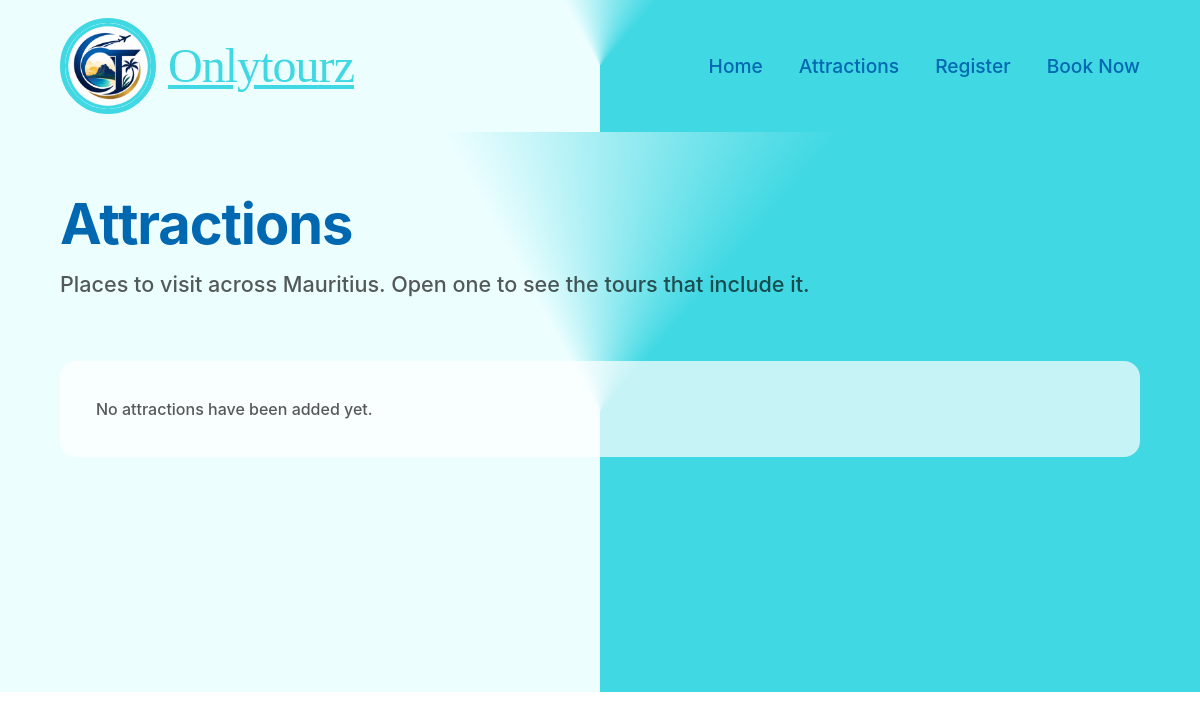
Before: /attractions/ with the older database file.
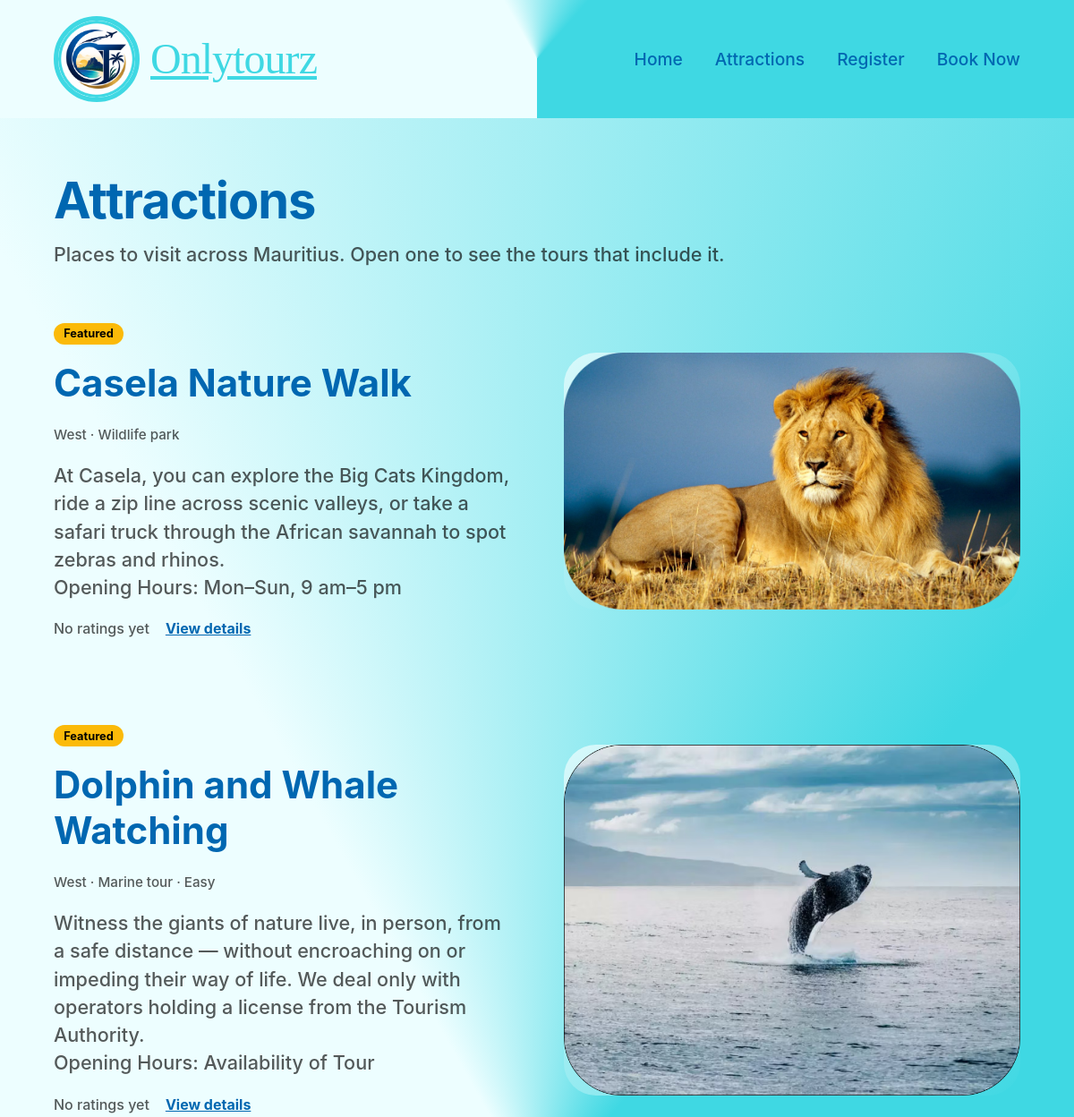
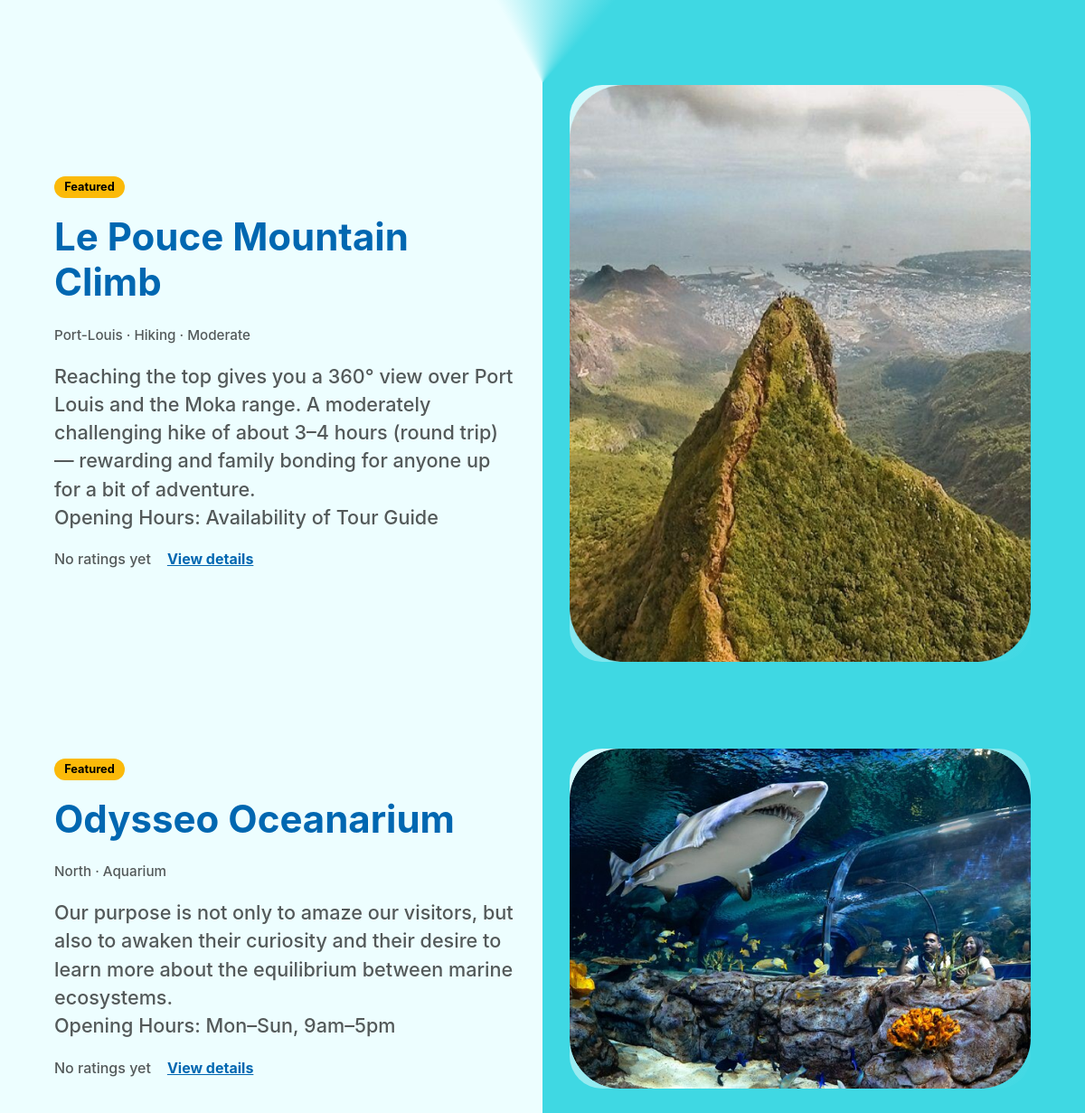
After: the same page with the newer database file (2 pictures, top to bottom).
### OnlyToursApp/models.py (models this page shows, shortened)
class Attractions(models.Model):
	DIFFICULTY_LEVEL_CHOICES = (("EASY", "Easy"),
		("MODERATE", "Moderate"),
		("DIFFICULT", "Difficult"),	)
	AttractionID = models.AutoField(primary_key=True, help_text='Unique ID for the attraction')
	Name = models.CharField(null=False, blank=False, max_length=200, help_text='Enter the name of the attraction')
	Description = models.TextField(null=False, blank=False, help_text='Enter a description of the attraction')
	Region = models.CharField(null=False, blank=False, max_length=100, help_text='Enter the region of the attraction')
	IsFeatured = models.BooleanField(default=False, help_text='Indicate whether the attraction is featured')
	Longitude = models.DecimalField(null=False, blank=False, max_digits=10, decimal_places=7, help_text='Enter the longitude of the attraction')
	Latitude = models.DecimalField(null=False, blank=False, max_digits=10, decimal_places=7, help_text='Enter the latitude of the attraction')
	Distance = models.DecimalField(null=True, blank=True, max_digits=10, decimal_places=2, help_text='Enter the distance to the attraction')
	DifficultyLevel = models.CharField(null=True, blank=True, max_length=50, choices=DIFFICULTY_LEVEL_CHOICES, help_text='Select the difficulty level of the attraction')
	Type = models.CharField(null=False, blank=False, max_length=100, help_text='Enter the type of attraction')
	DateAdded = models.DateField(null=False, blank=False, help_text='Enter the date the attraction was added')
	Image = models.ImageField(upload_to='attractions/', blank=True, help_text='Upload a photo of the attraction')
	def get_absolute_url(self):
		return reverse('OnlyToursApp:attraction_detail', args=[self.pk])

### OnlyToursApp/views.py (the view)
# urls.py: path('attractions/', views.AttractionsListView.as_view(), name='attractions'),
class AttractionsListView(ListView):
	model = Attractions
	template_name = 'attractions.html'
	context_object_name = 'attractions'
	paginate_by = 6
	def get_queryset(self):
		return attractions_with_rating().order_by('-IsFeatured', 'Name')

### OnlyToursApp/views.py (called while the page is built)
def attractions_with_rating():
	return Attractions.objects.annotate(
		avg_rating=Avg('listings__booking__review__Rating'),
		review_count=Count('listings__booking__review'),
	)

### OnlyToursApp/templates/attractions.html (shortened to what this page needs)
{% extends 'base.html' %}
{% load static %}
{% block extra_css %}
  <link rel="stylesheet" href="{% static 'css/attractions.css' %}?v=2">
{% endblock %}
{% block content %}
<div class="attractions-page site-brand-gradient">
  <div class="attractions-inner">
    <div class="attractions-intro">
      <h1 class="attractions-title">Attractions</h1>
      <p class="attractions-lead">Places to visit across Mauritius. Open one to see the tours that include it.</p>
    </div>
    <div class="attractions-list">
      {% for attraction in attractions %}
      <article class="attraction-row">
        <div class="attraction-content">
          {% if attraction.IsFeatured %}<span class="attraction-badge">Featured</span>{% endif %}
          <h2 class="attraction-row-title">
            <a href="{{ attraction.get_absolute_url }}">{{ attraction.Name }}</a>
          </h2>
          <p class="attraction-tags">{{ attraction.Region }} &middot; {{ attraction.Type }}{% if attraction.DifficultyLevel %} &middot; {{ attraction.get_DifficultyLevel_display }}{% endif %}</p>
          <p class="attraction-copy">{{ attraction.Description|truncatechars:260|linebreaksbr }}</p>
          <div class="attraction-row-foot">
            {% include 'partials/rating.html' with attraction=attraction %}
            <a class="attraction-more" href="{{ attraction.get_absolute_url }}">View details</a>
          </div>
        </div>
        <a class="attraction-image" href="{{ attraction.get_absolute_url }}" tabindex="-1" aria-hidden="true">
          {% if attraction.Image %}<img src="{{ attraction.Image.url }}" alt="{{ attraction.Name }}" loading="lazy">{% else %}<span class="attraction-photo-none">&#127796;</span>{% endif %}
        </a>
      </article>
      {% empty %}
      <p class="attraction-empty">No attractions have been added yet.</p>
      {% endfor %}
    </div>
  </div>
</div>
{% endblock %}

### OnlyToursApp/templates/base.html (shortened to what this page needs)
{% load static %}
<!DOCTYPE html>
<html lang="en">
<head>
  <link rel="stylesheet" href="{% static 'css/base.css' %}">
  {% block extra_css %}{% endblock %}
</head>
<body class="{% block body_class %}{% endblock %}">
  {% include 'partials/navbar.html' %}
  <main class="site-main">
    {% block content %}{% endblock %}
  </main>
</body>
</html>

### OnlyToursApp/templates/partials/navbar.html
{% load static %}
<header class="site-header site-brand-gradient">
  <a class="site-logo" href="{% url 'OnlyToursApp:home' %}">
    <img src="{% static 'images/image0.png' %}" alt="OnlyTours logo" />
    <span class="site-logo-text">
      <span class="script">Onlytourz</span>
    </span>
  </a>
  <nav>
{% block navbar %}
    <ul class="site-nav">
      <li><a href="{% url 'OnlyToursApp:home' %}">Home</a></li>
      <li><a href="{% url 'OnlyToursApp:attractions' %}">Attractions</a></li>
      <li><a href="{% url 'OnlyToursApp:register' %}">Register</a></li>
      <li><a href="{% url 'OnlyToursApp:booknow' %}">Book Now</a></li>
    </ul>
{% endblock navbar%}
  </nav>
</header>

### OnlyToursApp/templates/partials/rating.html (shortened to what this page needs)
{% if attraction.review_count %}
  <span class="rating"><span class="rating-star" aria-hidden="true">&#9733;</span> {{ attraction.avg_rating|floatformat:1 }}
    <span class="rating-count">({{ attraction.review_count }} review{{ attraction.review_count|pluralize }})</span></span>
{% else %}
  <span class="rating rating-none">No ratings yet</span>
{% endif %}

### OnlyToursApp/static/css/base.css (style rules this page uses)
:root { --logo: #3fd8e3; --headings: #0067b1; --accent: #fbba09; --text-body: rgba(0, 0, 0, 0.65); --input-bg: #efeded; --font-script: "Brush Script MT", "Segoe Script", cursive; --font-body: "Inter", system-ui, -apple-system, "Segoe UI", Roboto, Helvetica, Arial, sans-serif; --space-xs: clamp(0.5rem, 1vw, 0.75rem); --space-sm: clamp(0.75rem, 1.5vw, 1.25rem); --space-md: clamp(1.25rem, 3vw, 2.5rem); --space-lg: clamp(2rem, 5vw, 4rem); --space-xl: clamp(3rem, 8vw, 6rem); --radius-lg: clamp(20px, 3vw, 40px); --max-content-width: 1280px; }
*, *::before, *::after { box-sizing: border-box; }
html { -webkit-text-size-adjust: 100%; }
body { margin: 0; padding: 0; font-family: var(--font-body); color: #000; background: #ffffff; line-height: 1.5; overflow-x: hidden; }
a { text-decoration: none; color: inherit; }
img { max-width: 100%; display: block; }
.site-brand-gradient { background: conic-gradient( from 180deg at 50% 50%, rgba(237, 254, 255, 1) 41.8%, rgba(63, 216, 227, 1) 61.5% ); }
.site-header { padding: var(--space-sm) var(--space-lg); display: flex; flex-wrap: wrap; align-items: center; justify-content: space-between; gap: var(--space-sm); }
.site-logo { display: flex; align-items: center; gap: var(--space-xs); flex-shrink: 0; }
.site-logo img { border-radius: 50%; border: clamp(3px, 0.5vw, 5px) solid var(--logo); width: clamp(56px, 8vw, 96px); height: clamp(56px, 8vw, 96px); object-fit: cover; }
.site-logo-text { color: var(--logo); text-decoration: underline; white-space: nowrap; display: flex; align-items: baseline; gap: 0.25rem; }
.site-logo-text .script { font-family: var(--font-script); font-size: clamp(1.5rem, 4vw, 3rem); letter-spacing: -0.02em; }
.site-nav { display: flex; flex-wrap: wrap; align-items: center; gap: clamp(1rem, 3vw, 2.5rem); list-style: none; margin: 0; padding: 0; }
.site-nav a, .site-nav .site-nav-item, .site-nav-user, .site-nav-logout button { color: var(--headings); text-align: center; font-weight: 500; font-size: clamp(1rem, 1.6vw, 1.35rem); white-space: nowrap; }
body { display: flex; flex-direction: column; min-height: 100vh; }
.site-main { flex: 1 0 auto; }

### OnlyToursApp/static/css/attractions.css (style rules this page uses)
.attractions-page { min-height: 70vh; padding: var(--space-lg) var(--space-lg) var(--space-xl); }
.attractions-inner { max-width: var(--max-content-width); margin: 0 auto; }
.attractions-intro { margin-bottom: var(--space-lg); }
.attractions-title { margin: 0 0 var(--space-xs); color: var(--headings); font-weight: 700; font-size: clamp(2rem, 5vw, 3.5rem); line-height: 1.15; letter-spacing: -0.02em; }
.attractions-lead { margin: 0; color: var(--text-body); font-weight: 500; font-size: clamp(1rem, 1.8vw, 1.35rem); }
.attractions-list { display: flex; flex-direction: column; gap: var(--space-xl); }
.attraction-row { display: flex; flex-wrap: wrap; align-items: center; justify-content: center; gap: var(--space-lg); }
.attraction-content { flex: 1 1 320px; display: flex; flex-direction: column; align-items: flex-start; gap: var(--space-sm); }
.attraction-row-title { margin: 0; font-weight: 700; font-size: clamp(1.75rem, 3.5vw, 2.75rem); line-height: 1.2; }
.attraction-row-title a { color: var(--headings); }
.attraction-row .attraction-copy { font-weight: 500; font-size: clamp(1rem, 1.8vw, 1.35rem); line-height: 1.45; flex: none; }
.attraction-row-foot { display: flex; flex-wrap: wrap; align-items: center; gap: var(--space-sm); }
.attraction-image { flex: 1 1 320px; max-width: 560px; display: block; border-radius: var(--radius-lg); overflow: hidden; background: linear-gradient(135deg, #d9f9fb, #3fd8e3); }
.attraction-image img { width: 100%; height: auto; display: block; transition: transform 0.2s ease; }
.attraction-tags { margin: 0.25rem 0 0; color: var(--text-body); font-size: 0.95rem; font-weight: 500; }
.attraction-badge { display: inline-block; padding: 0.15rem 0.7rem; border-radius: 999px; background: var(--accent); color: #000; font-size: 0.8rem; font-weight: 700; }
.attraction-copy { margin: 0; color: var(--text-body); line-height: 1.5; flex: 1; }
.attraction-more { color: var(--headings); font-weight: 700; text-decoration: underline; }
.rating { font-weight: 700; }
.rating-none { color: var(--text-body); font-weight: 500; }

Changed rows visible on the page:
added Attractions: IsFeatured "Featured", Name "Casela Nature Walk", Region "West", Type "Wildlife park", Description "At Casela, you can explore the Big Cats Kingdom, ride a zip line across scenic valleys, or take a safari truck through the African savannah to spot zebras and rhinos. Opening Hours: Mon–Sun, 9 am–5 pm", shows "No ratings yet", Image (picture)
added Attractions: IsFeatured "Featured", Name "Dolphin and Whale Watching", Region "West", Type "Marine tour", DifficultyLevel "Easy", Description "Witness the giants of nature live, in person, from a safe distance — without encroaching on or impeding their way of life. We deal only with operators holding a license from the Tourism Authority. Opening Hours: Availability of Tour", shows "No ratings yet", Image (picture)
added Attractions: IsFeatured "Featured", Name "Le Pouce Mountain Climb", Region "Port-Louis", Type "Hiking", DifficultyLevel "Moderate", Description "Reaching the top gives you a 360° view over Port Louis and the Moka range. A moderately challenging hike of about 3–4 hours (round trip) — rewarding and family bonding for anyone up for a bit of adventure. Opening Hours: Availability of Tour Guide", shows "No ratings yet", Image (picture)
added Attractions: IsFeatured "Featured", Name "Odysseo Oceanarium", Region "North", Type "Aquarium", Description "Our purpose is not only to amaze our visitors, but also to awaken their curiosity and their desire to learn more about the equilibrium between marine ecosystems. Opening Hours: Mon–Sun, 9am–5pm", shows "No ratings yet", Image (picture)
Other visible differences:
text no longer shown: "No attractions have been added yet."
